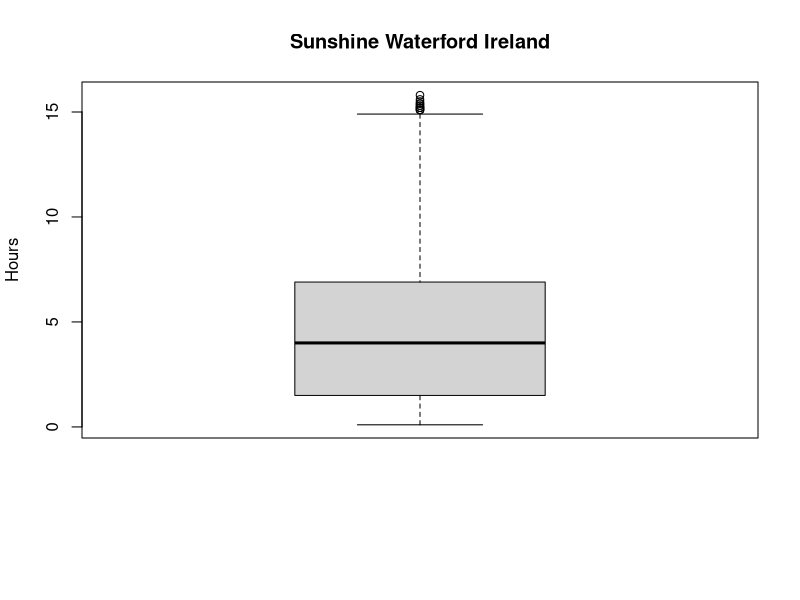

Generate this figure with R:
#FILE FORMAT (MISSING VALUE CODE IS -9999):

#01-06 STAID: Station identifier
#08-13 SOUID: Source identifier
#15-22 DATE : Date YYYYMMDD
#24-28 SS   : sunshine in 0.1 Hours
#30-34 Q_SS : Quality code for SS (0='valid'; 1='suspect'; 9='missing')

#This is the series (SOUID: 107654) of IRELAND, WATERFORD (TYCOR) (STAID: 1760)
#See file sources.txt for more info.

#STAID, SOUID,    DATE,   SS, Q_SS


solar_data = read.table("data.csv", header=TRUE, sep=",")

#ss_data = unlist(solar_data$SS)
#ss_data[ss_data<0] <- 0 # Replace missing values with 0

ss_data = c()

for(i in 1:365){
  ss_data[i] <- data.frame(data = c(), y = c())
}



for(i in solar_data$SS){
  if(i > 0){
    ss_data = c(ss_data, i * 6 / 60)
  }
}


print(mean(ss_data))
print(sd(ss_data))

png(filename="62.png")
par(mar=c(8.1,4.1,4.1,2.1))

boxplot(ss_data,
        main='Sunshine Waterford Ireland',
        ylab='Hours')

dev.off()

print(summary(ss_data))
